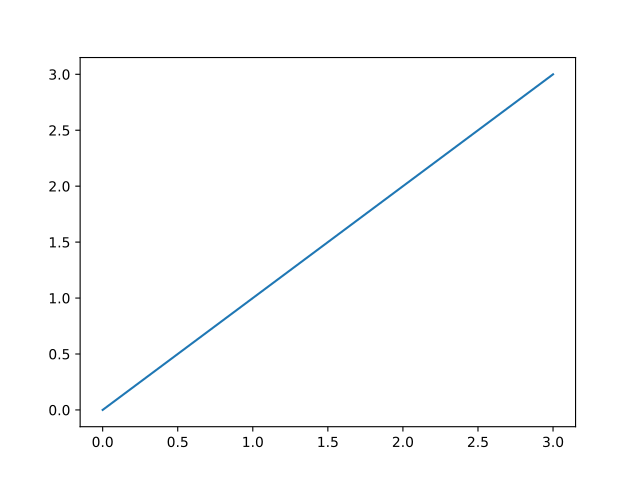

The script that drew this image:
plt.figure()
plt.plot(range(4))
